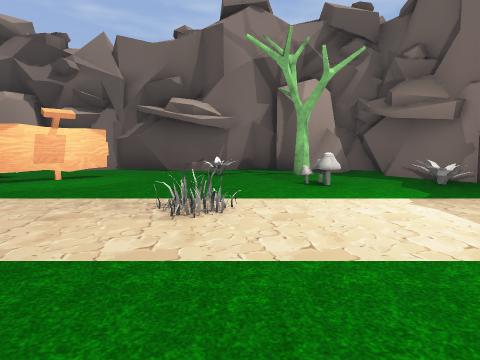
[1] (above)

16 first-person views from a walk through a Godot game level. The camera is 1.2 m above the floor, tilts 6° down and sees 80° across. Doors that lead somewhere are drawn open, without their leaves. The floor is counted in squares, 2 m on a side. Each view is taken from the middle of a square. On the plan, view 1 faces up. The plan holds only what a view shows up to about 9 squares ahead; the rest is blank. The place goes on beyond the plan. Flat picture figures and markers are left out. Some surface patterns are stand-ins.

[2]
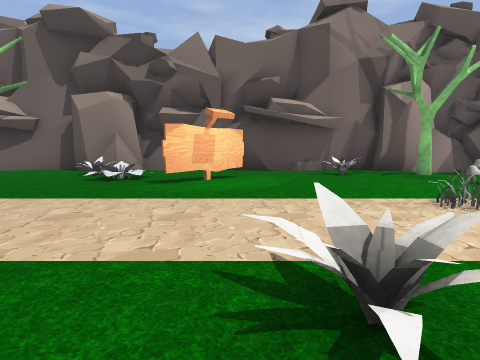

[3]
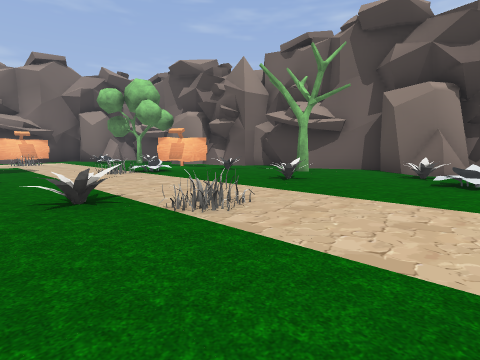

[4]
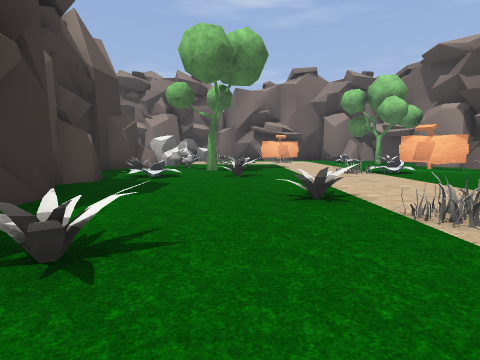

[5]
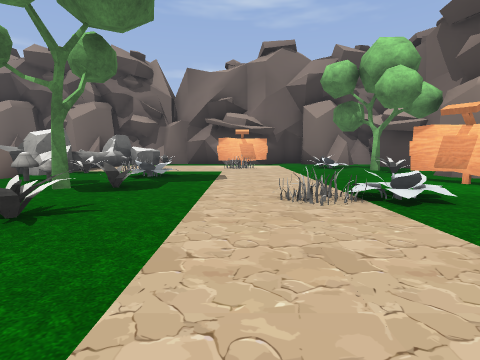

[6]
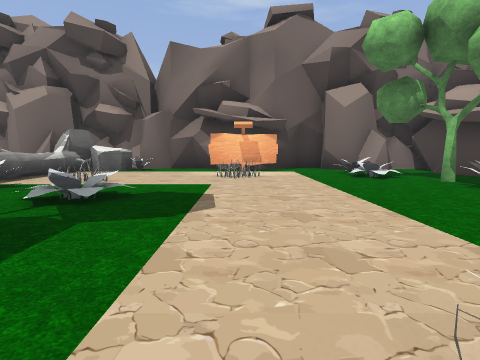

[7]
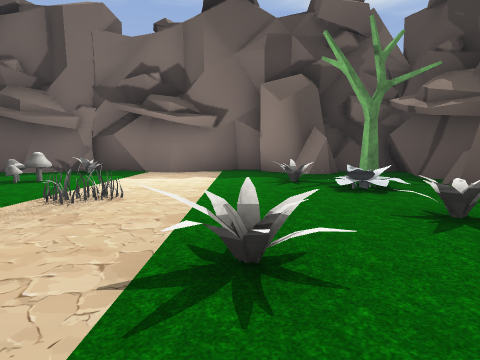

[8]
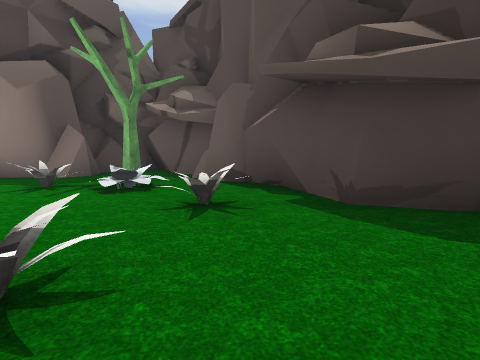

[9]
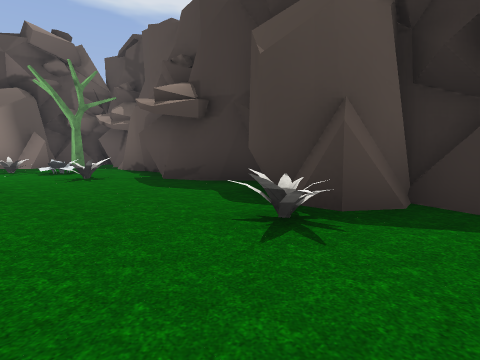

[10]
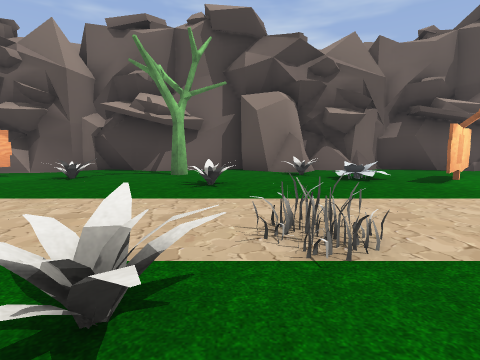

[11]
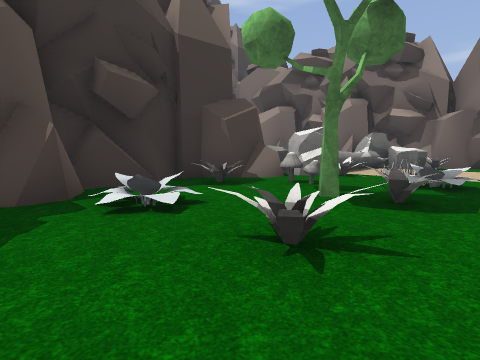

[12]
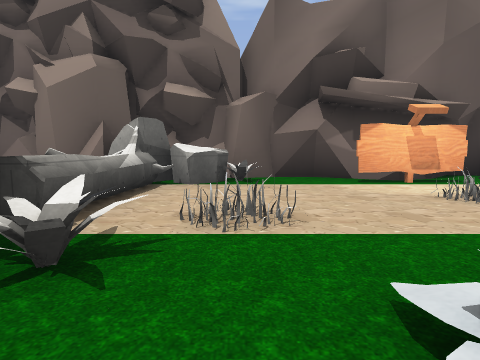

[13]
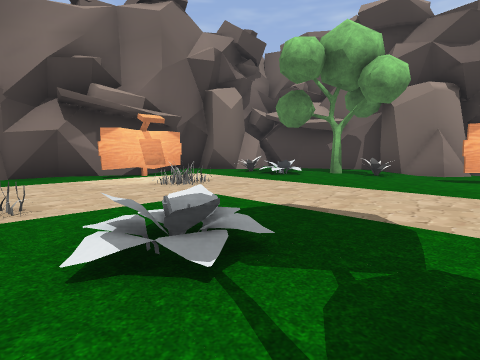

[14]
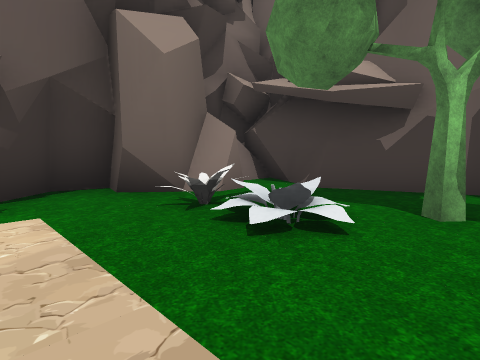

[15]
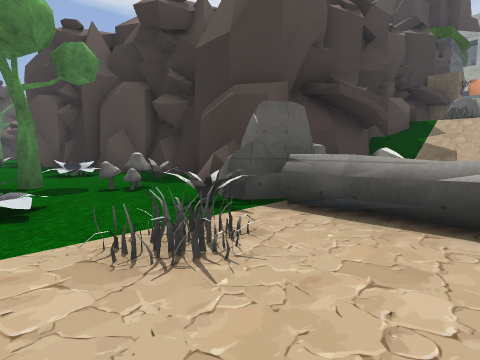

[16]
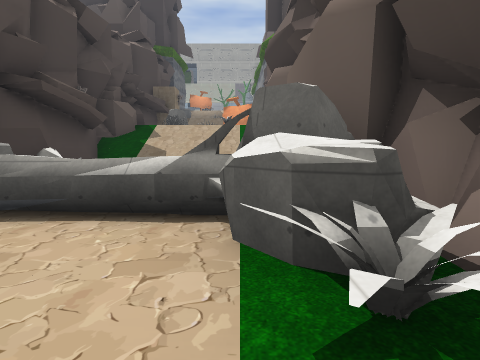

### Floor plan
Key: @ floor where view 1 was taken; # wall or solid block; x gap in a wall; . floor; = window, fence, low wall or low ledge; ^ raised ledge; T tree; F flower; H thing the floor can be seen under or through.
Columns run from 22 left of view 1 to 5 right of it. Each row starts with its distance up from view 1.
  9          #################
  8   ########.....##.......###
  7   ##..##.....T.=.....=..T.#
  6  ##..T=.#.==.....FHH......#
  5 ###.F........=.........=x=#
  4 #.........F...............#
  3 ##........=...........=...#
  2  #..=..........=..........##
  1 ##...........=.....=.......#
  0 #......F===...........@=..##
 -1 ##=..=...T.....=.....=.F..##
 -2 #^^...===..F...##.......T.#
 -3 ###^^###=..##############.#
 -4 ##   ^#######           ###
 -5  #    #
 -6  #   =#

Where each view was taken, in squares from view 1:
view 1: 0 up, 0 right, facing up
view 2: 0 up, 3 left, facing up
view 3: 0 up, 5 left, facing up-left
view 4: 0 up, 5 left, facing left
view 5: 2 up, 9 left, facing left
view 6: 2 up, 12 left, facing left
view 7: 1 up, 4 left, facing right
view 8: 1 up, 4 left, facing down-right
view 9: 1 up, 8 left, facing down-right
view 10: 0 up, 8 left, facing up
view 11: 1 up, 10 left, facing down-left
view 12: 1 down, 15 left, facing left
view 13: 1 down, 14 left, facing up-left
view 14: 3 up, 17 left, facing up-left
view 15: 0 up, 19 left, facing down-right
view 16: 0 up, 20 left, facing down
